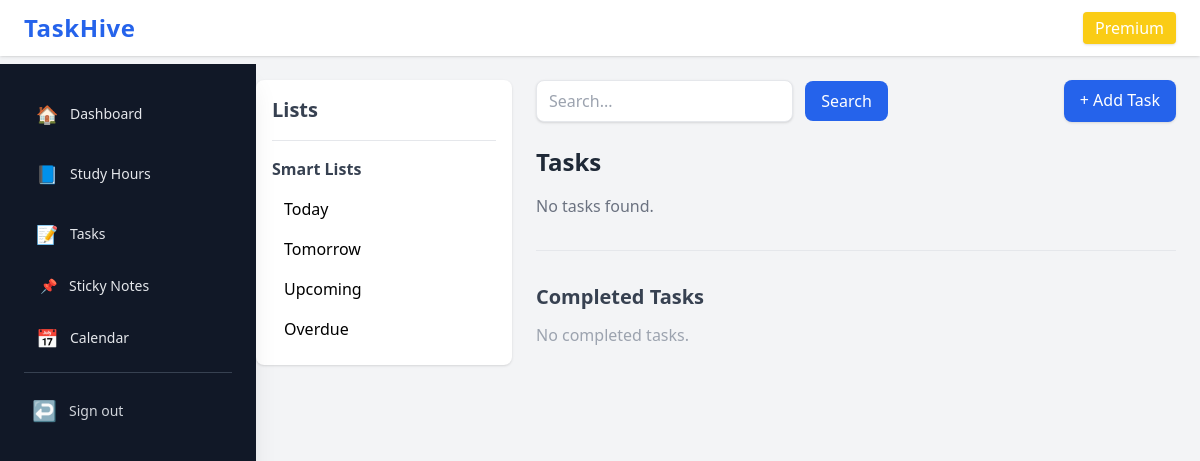
The app's page /tasks/list/?auto=today (signed in), older data.
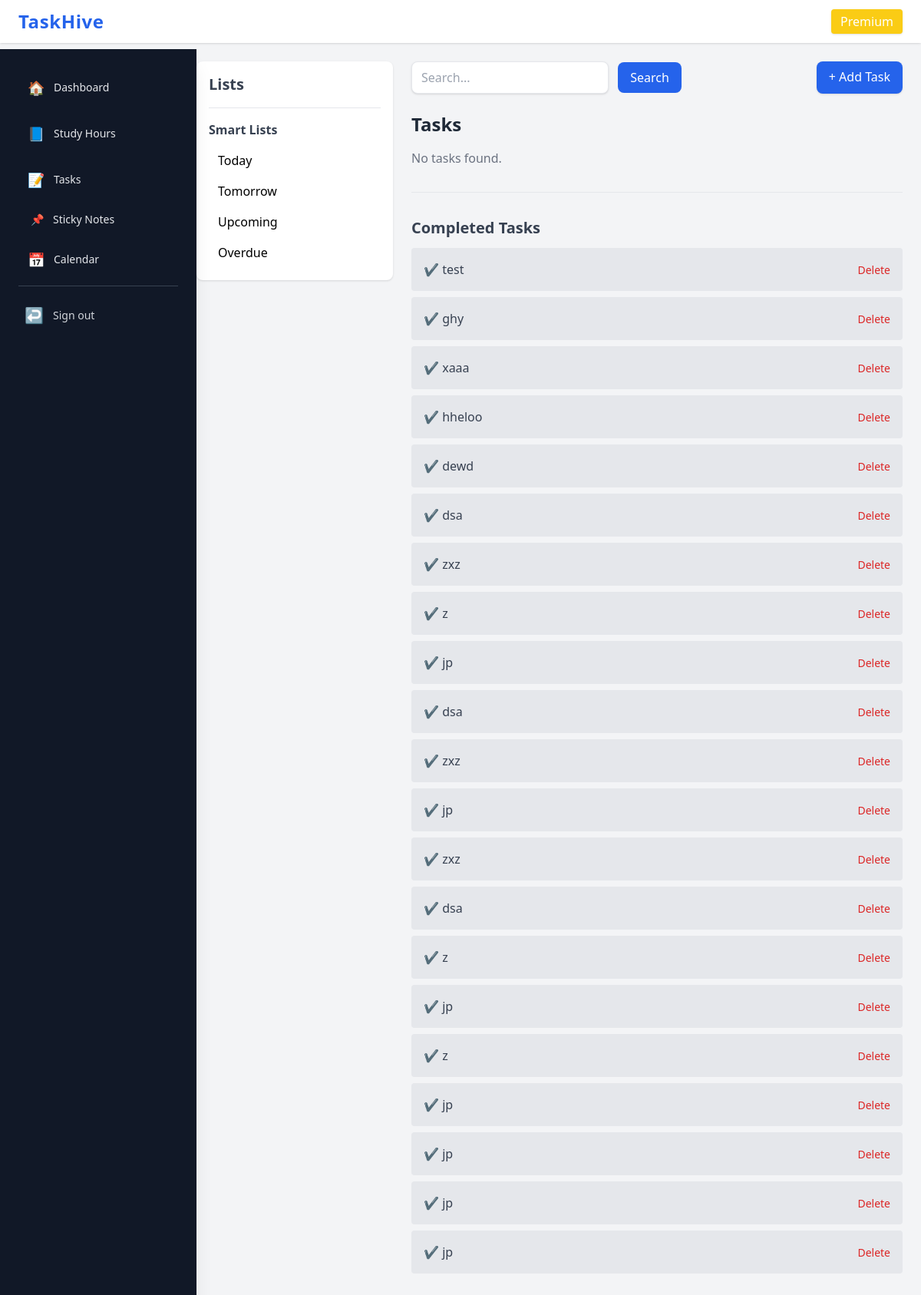
The same page, newer data.
### tasks/models.py (models this page shows, shortened)
class Task(models.Model):
    user = models.ForeignKey(User, on_delete=models.CASCADE)
    owner = models.ForeignKey(
        User,
        on_delete=models.CASCADE,
        related_name="task_owner",
        null=True,
        blank=True
    )
    category = models.ForeignKey(Category, on_delete=models.SET_NULL, null=True, blank=True)
    title = models.CharField(max_length=255)
    description = models.TextField(blank=True)
    priority = models.CharField(max_length=10, choices=PRIORITY, default='medium')
    due_date = models.DateTimeField(null=True, blank=True)
    reminder_at = models.DateTimeField(null=True, blank=True)
    starred = models.BooleanField(default=False)
    completed = models.BooleanField(default=False)
    repeat = models.CharField(max_length=20, choices=REPEAT, default='none')
    created_at = models.DateTimeField(auto_now_add=True)

### tasks/views.py (the view)
# urls.py: path("list/", views.task_home, name="home"),
@login_required
def task_home(request):
    tasks = Task.objects.filter(user=request.user, completed=False)
    completed_tasks = Task.objects.filter(user=request.user, completed=True)
    auto = request.GET.get("auto")
    now = timezone.now()
    today_start = now.replace(hour=0, minute=0, second=0, microsecond=0)
    today_end = today_start + timezone.timedelta(days=1)
    tomorrow_start = today_start + timezone.timedelta(days=1)
    tomorrow_end = today_start + timezone.timedelta(days=2)
    upcoming_end = today_start + timezone.timedelta(days=7)
    if auto == "today":
        tasks = tasks.filter(due_date__gte=today_start, due_date__lt=today_end)
    elif auto == "tomorrow":
        tasks = tasks.filter(due_date__gte=tomorrow_start, due_date__lt=tomorrow_end)
    elif auto == "upcoming":
        tasks = tasks.filter(due_date__gte=today_end, due_date__lt=upcoming_end)
    elif auto == "overdue":
        tasks = tasks.filter(due_date__lt=today_start, completed=False)
    query = request.GET.get("search", "")
    if query:
        tasks = tasks.filter(title__icontains=query)
    categories = Category.objects.filter(user=request.user)
    return render(request, "tasks/tasks.html", {
        "tasks": tasks,
        "completed_tasks": completed_tasks,
        "categories": categories,
    })

### tasks/templates/tasks/tasks.html (shortened to what this page needs)
{% extends "dashboard/base.html" %}
{% load static %}
{% block content %}
<div class="flex gap-6">
    <aside class="w-64 bg-white shadow p-4 rounded-lg h-fit">
        <h2 class="text-xl font-bold mb-4 text-gray-700">Lists</h2>
        <hr class="my-4">
        <h3 class="font-semibold mb-2 text-gray-700">Smart Lists</h3>
        <a href="?auto=today" class="block py-2 hover:bg-gray-100 px-3 rounded">Today</a>
        <a href="?auto=tomorrow" class="block py-2 hover:bg-gray-100 px-3 rounded">Tomorrow</a>
        <a href="?auto=upcoming" class="block py-2 hover:bg-gray-100 px-3 rounded">Upcoming</a>
        <a href="?auto=overdue" class="block py-2 hover:bg-gray-100 px-3 rounded">Overdue</a>
    </aside>
    <main class="flex-1">
        <div class="flex justify-between mb-6">
            <form method="GET">
                <input type="text" name="search" placeholder="Search..."
                       class="bg-white shadow px-3 py-2 rounded-lg border border-gray-200">
                <button class="bg-blue-600 text-white px-4 py-2 rounded-lg ml-2">Search</button>
            </form>
            <a href="{% url 'tasks:add' %}"
               class="bg-blue-600 px-4 py-2 rounded-lg text-white shadow">
               + Add Task
            </a>
        </div>
        <h2 class="text-2xl font-bold mb-4 text-gray-800">Tasks</h2>
        {% for t in tasks %}
            <div class="bg-white p-4 rounded-lg shadow mb-3 flex justify-between items-center">
                <div>
                    <input type="checkbox"
                           onclick="location.href='{% url 'tasks:complete' t.id %}'"
                           class="mr-2">
                    <a href="{% url 'tasks:detail' t.id %}"
                       class="font-semibold text-gray-800">
                       {{ t.title }}
                    </a>
                    <div class="text-gray-500 text-sm mt-1">
                        {{ t.description|truncatewords:10 }}
                    </div>
                </div>
                <div class="flex items-center gap-3">
                    <a href="{% url 'tasks:star' t.id %}" class="text-2xl">
                        {% if t.starred %}⭐{% else %}☆{% endif %}
                    </a>
    <a href="{% url 'tasks:edit_task' t.id %}"
       class="text-blue-600 hover:text-blue-800 font-semibold">
       Edit
    </a>
   <form action="{% url 'tasks:delete_task' t.id %}" method="POST"
      onsubmit="return confirm('Delete this completed task?');">
    {% csrf_token %}
    <button class="text-red-600 hover:text-red-800 text-sm">Delete</button>
</form>
                </div>
            </div>
        {% empty %}
            <p class="text-gray-500">No tasks found.</p>
        {% endfor %}
        <hr class="my-8">
        <h3 class="text-xl font-semibold mb-3 text-gray-700">Completed Tasks</h3>
{% for t in completed_tasks %}
    <div class="bg-gray-200 p-4 rounded mb-2 text-gray-700 flex justify-between items-center">
        ✔ {{ t.title }}
        <form action="{% url 'tasks:delete_task' t.id %}" method="POST"
              onsubmit="return confirm('Delete this completed task?');">
            <button class="text-red-600 hover:text-red-800 text-sm">Delete</button>
        </form>
    </div>
{% empty %}
    <p class="text-gray-400">No completed tasks.</p>
{% endfor %}
    </main>
</div>
{% endblock %}

Row changes from the older to the newer data that the page shows:
now on this page (row edited): Task: title "test"
now on this page (row edited): Task: title "ghy"
added Task: title "xaaa"
added Task: title "hheloo"
added Task: title "dewd"
added Task: title "dsa"
added Task: title "zxz"
added Task: title "z"
added Task: title "jp"
added Task: title "dsa"
added Task: title "zxz"
added Task: title "jp"
added Task: title "zxz"
added Task: title "dsa"
added Task: title "z"
added Task: title "jp"
added Task: title "z"
added Task: title "jp"
added Task: title "jp"
added Task: title "jp"
added Task: title "jp"
Text that changed along with them:
text no longer shown: "No completed tasks."
